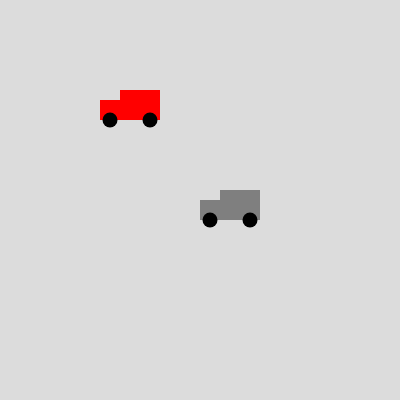
Frame 1 (no input)
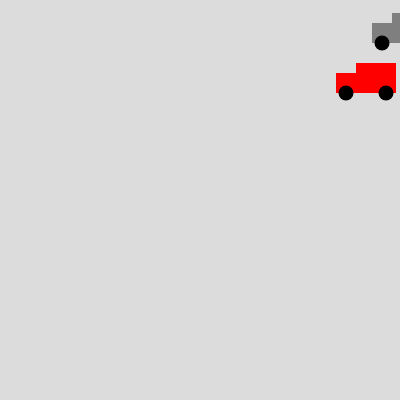
Frame 60 (no input)
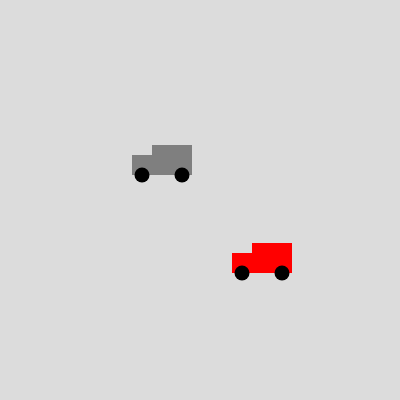
Frame 120 (the mouse pressed at the canvas centre since frame 60)

The p5.js sketch that drew these frames (run headless with seeded random() and noise() and a simulated clock; from frame 60 on, the mouse is pressed at the canvas centre):

// p5.js sketch
// ── sketch.js
/*
Lab 06 example - object-oriented programming in p5.js
make our car animation into an encapsulated class that can
contain both data and functions.
*/
// no need for javascript objects up here anymore
// just declare two variables to hole the instances of the class
// we're about the create
let car1, car2;

function setup() {
  createCanvas(400, 400);
  // two instances of the 'Car' class ...
  car1 = new Car(200, 200);
  car2 = new Car(100, 100, 'red');
}

function draw() {
  background(220);
  car1.show();
  car1.move();
  car1.bounce();
  car2.show();
  car2.move();
  car2.bounce();
}

// 'class' - self-contained and encpsulated!
class Car {
  constructor(_x, _y, _col = 127) {
    this.x = _x;
    this.y = _y;
    this.col = _col;
    this.xspeed = 4;
    this.yspeed = -3;
  }
  // method has to have parentheses even if no arguments
  show() {
    noStroke();
    fill(this.col);
    rect(this.x, this.y, 60, 20);
    rect(this.x + 20, this.y - 10, 40, 10);
    fill(0);
    ellipse(this.x + 10, this.y + 20, 15);
    ellipse(this.x + 50, this.y + 20, 15);
  }

  move() {
    this.x += this.xspeed;
    this.y += this.yspeed;
  }

  bounce() {
    if (this.x > width || this.x < 0) {
      this.xspeed = -this.xspeed;
    }
    if (this.y > height || this.y < 0) {
      this.yspeed = -this.yspeed;
    }
  }
}
